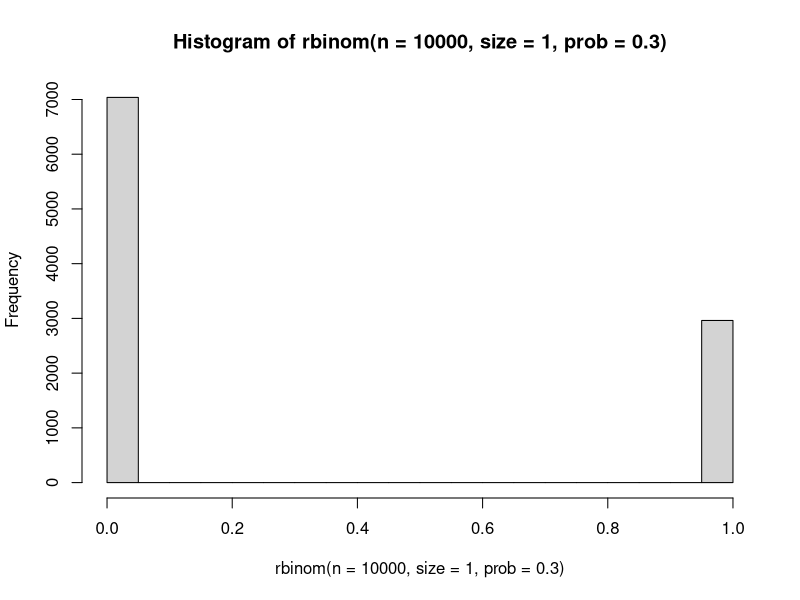
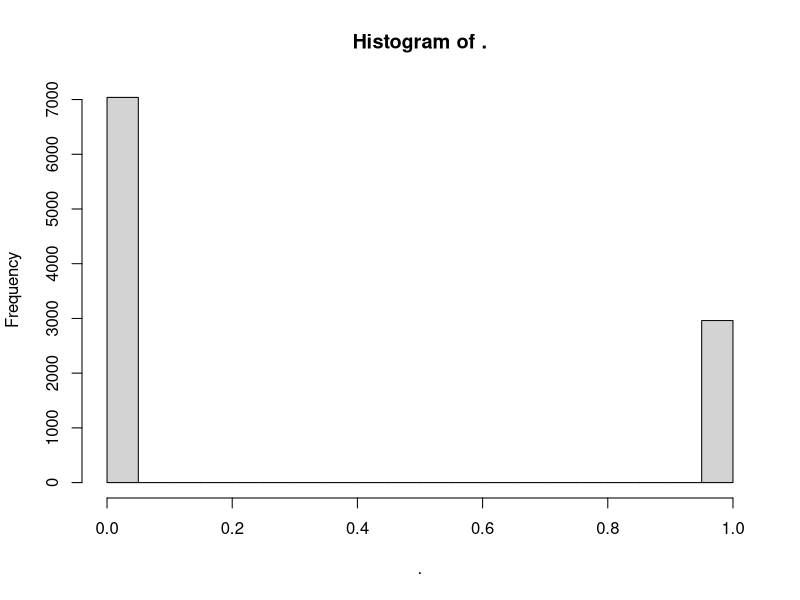
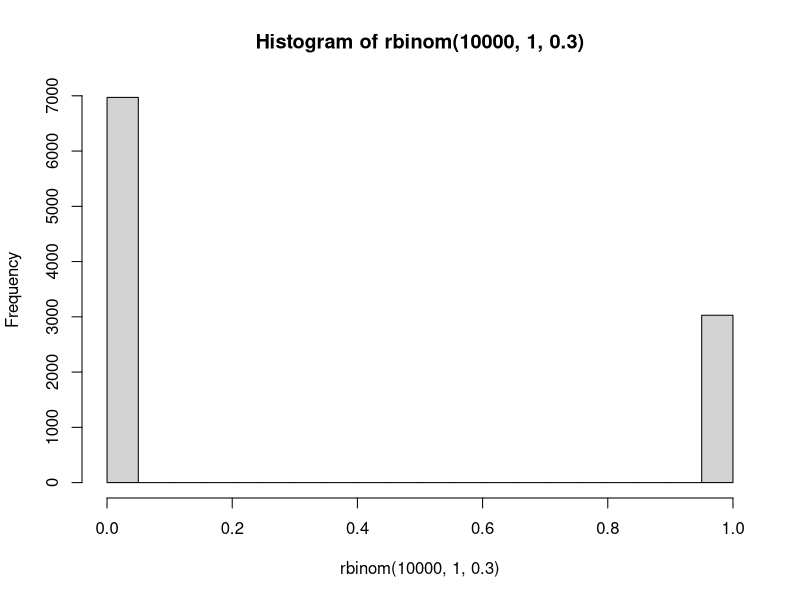
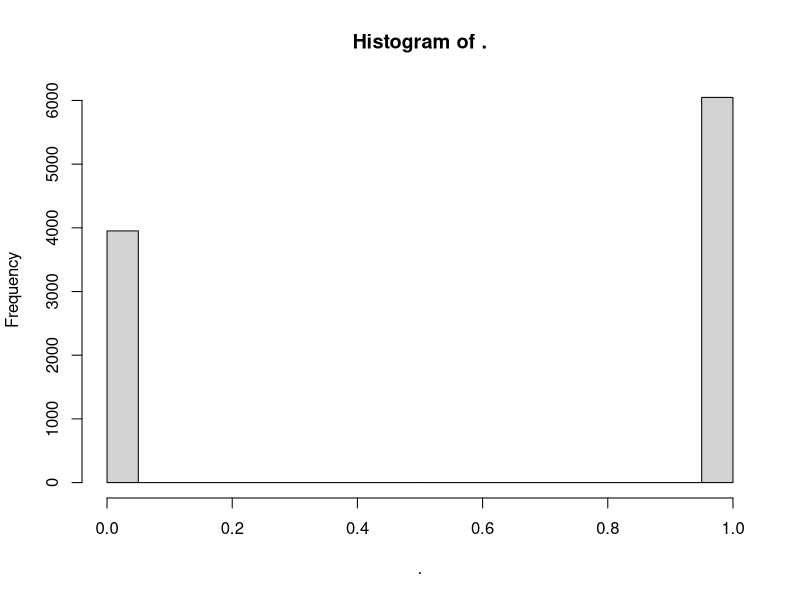

Write R code to recreate these figures, in order.
## ---- chunk 1
library(purrr)
?rbernoulli
?rbinom
?rgeom
?rpois
## ---- chunk 2
# generate a single Bernoulli random variable:

rbernoulli(n = 1, p=.5) 

# generate a single Binomial random variable:
rbinom(n = 1, size = 10, prob = .3)

# generate a single Geometric random variable:

# generate a single Poisson random variable:
## ---- chunk 3
# generate 5 Bernoulli random variables:
rbernoulli(n = 5, p=.5) 

# generate 5 Binomial random variables:

# generate 5 Geometric random variables:

# generate 5 Poisson random variables:

## ---- chunk 4
# Bernoulli:
hist(rbinom(n = 10000,size = 1,prob = .3))
# or 
library(magrittr)
rbinom(10000,1,.3) %>% hist

# Binomial:

# Geometric:

# Poisson:

## ---- chunk 5
# Bernoulli:
hist(rbinom(10000,1,.3))
# or 
library(magrittr)
rbinom(10000,1,.6) %>% hist

# Binomial:

# Geometric:

# Poisson:

## ---- chunk 6
# Turn on caps lock and let it rip:
myFlips = "HTHHTHTHTTHH..."
nchar(myFlips)  #make sure it length 200
